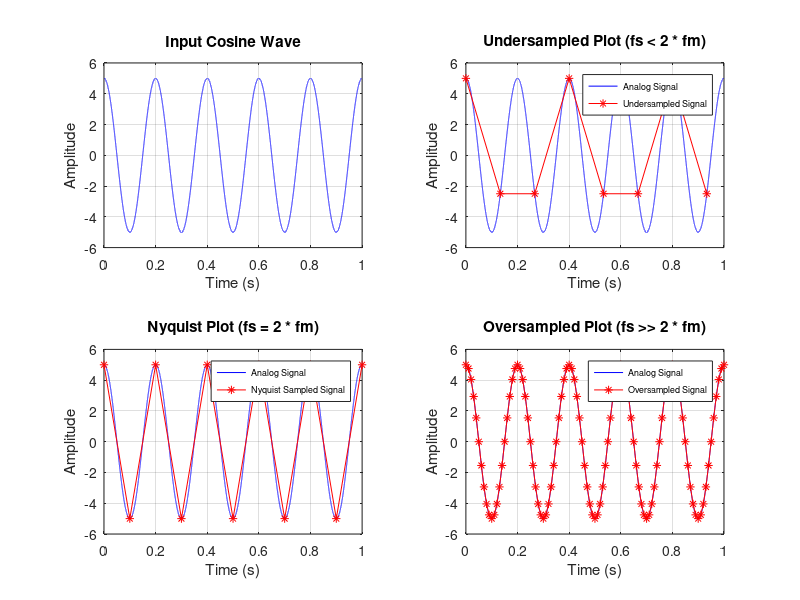

Recreate this plot in MATLAB.
%{ 
            VERIFICATION OF THE SAMPLING THEOREM WITH A COSINE WAVE UNDER 
                 (I)   UNDER SAMPLING   (Fs < 2*Fm)
                 (II)  AT NYQUIST RATE  (Fs = 2*Fm)
                 (III) AT OVER SAMPLING (Fs >> 2*Fm)
%}

clc;
clf;
close all;

% User Inputs
Fm = input('Enter analog frequency (Hz): ');  
Am = input('Enter amplitude of the cosine wave: ');  
cy = input('Enter number of cycles: '); 

% Parameters
t_final = (1/Fm) * cy;  
sampling_resolution = 0.00002;  

% Time vector for continuous signal
t = 0:sampling_resolution:t_final;  

% Define analog signal
x_t = Am * cos(2*pi*Fm*t); 

% Undersampling condition (fs1 < 2 * Fm)
fs1 = 1.5 * Fm;  
n1 = 0:1/fs1:t_final;  
x_n1 = Am * cos(2*pi*Fm*n1);  

% Nyquist sampling condition (fs2 = 2 * Fm)
fs2 = 2 * Fm;  
n2 = 0:1/fs2:t_final;  
x_n2 = Am * cos(2*pi*Fm*n2); 

% Oversampling condition (fs3 >> 2 * Fm)
fs3 = 20 * Fm;  
n3 = 0:1/fs3:t_final;  
x_n3 = Am * cos(2*pi*Fm*n3);  

% Plotting
figure;

% Plot Input Cosine Wave
subplot(2,2,1);
plot(t, x_t, 'b');
title('Input Cosine Wave');
xlabel('Time (s)');
ylabel('Amplitude');
grid on;
ylim([-1.2*Am, 1.2*Am]); % Adjust y-axis limits

% Undersampled Plot
subplot(2,2,2);
plot(t, x_t, 'b');  
hold on;
plot(n1, x_n1, 'r*-');  
title('Undersampled Plot (fs < 2 * fm)');
xlabel('Time (s)');
ylabel('Amplitude');
legend('Analog Signal', 'Undersampled Signal', 'FontSize', 6.5); 
grid on;
ylim([-1.2*Am, 1.2*Am]); % Adjust y-axis limits

% Nyquist Plot
subplot(2,2,3);
plot(t, x_t, 'b');
hold on;
plot(n2, x_n2, 'r*-');  
title('Nyquist Plot (fs = 2 * fm)');
xlabel('Time (s)');
ylabel('Amplitude');
legend('Analog Signal', 'Nyquist Sampled Signal', 'FontSize', 6.5); 
grid on;
ylim([-1.2*Am, 1.2*Am]); % Adjust y-axis limits 

% Oversampled Plot
subplot(2,2,4);
plot(t, x_t, 'b');  
hold on;
plot(n3, x_n3, 'r*-');  
title('Oversampled Plot (fs >> 2 * fm)');
xlabel('Time (s)');
ylabel('Amplitude');
legend('Analog Signal', 'Oversampled Signal', 'FontSize', 6.5); 
grid on;
ylim([-1.2*Am, 1.2*Am]); % Adjust y-axis limits 
